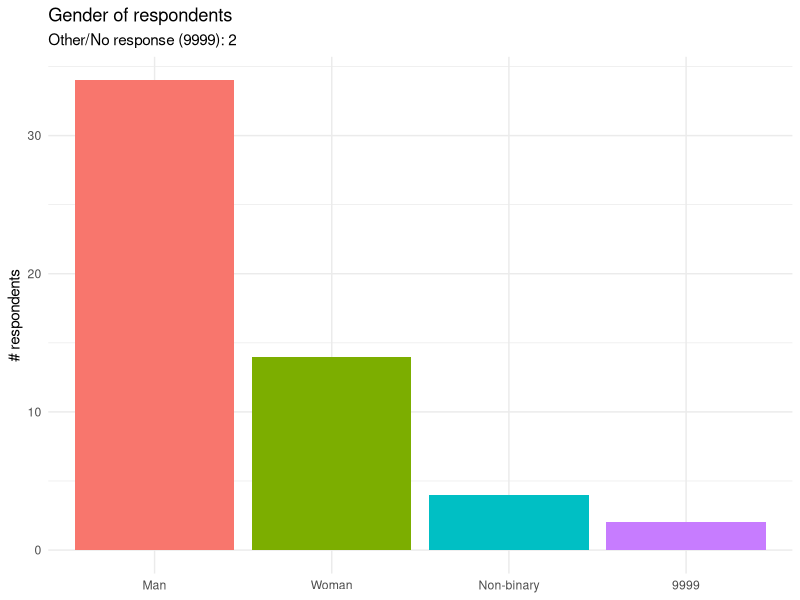
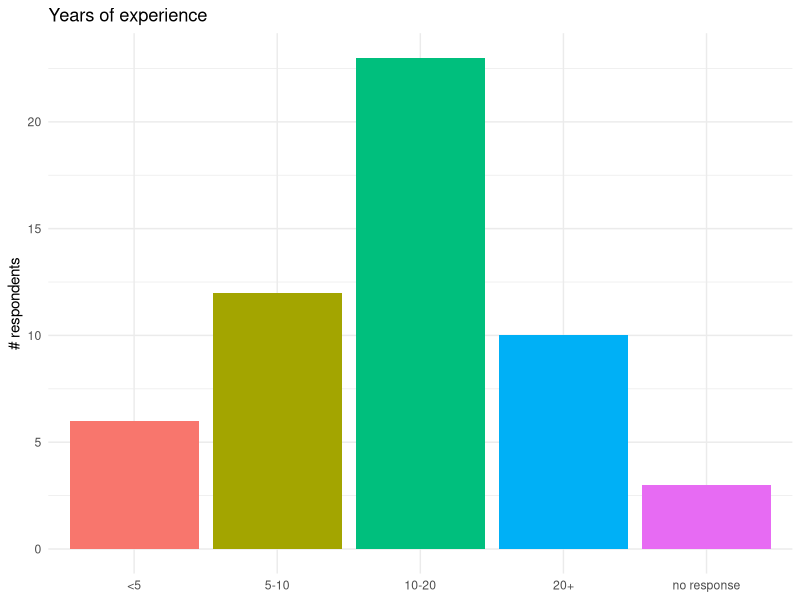
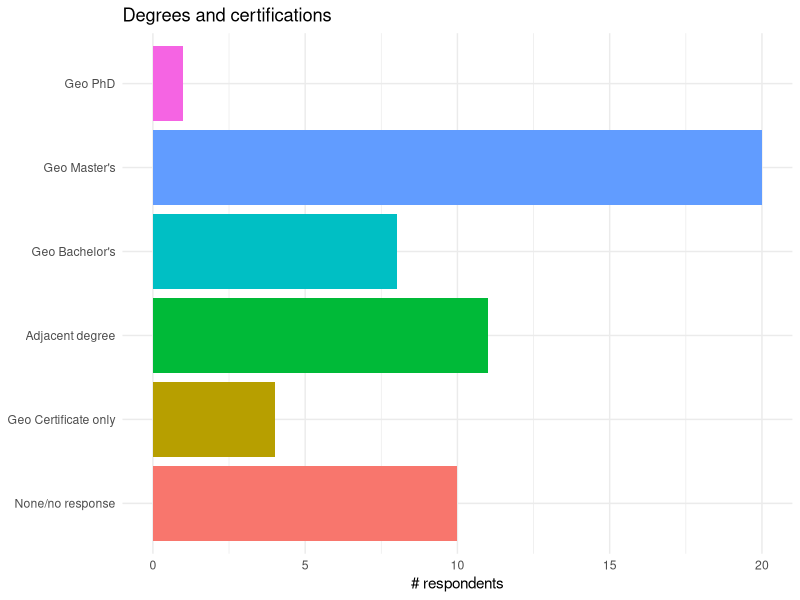
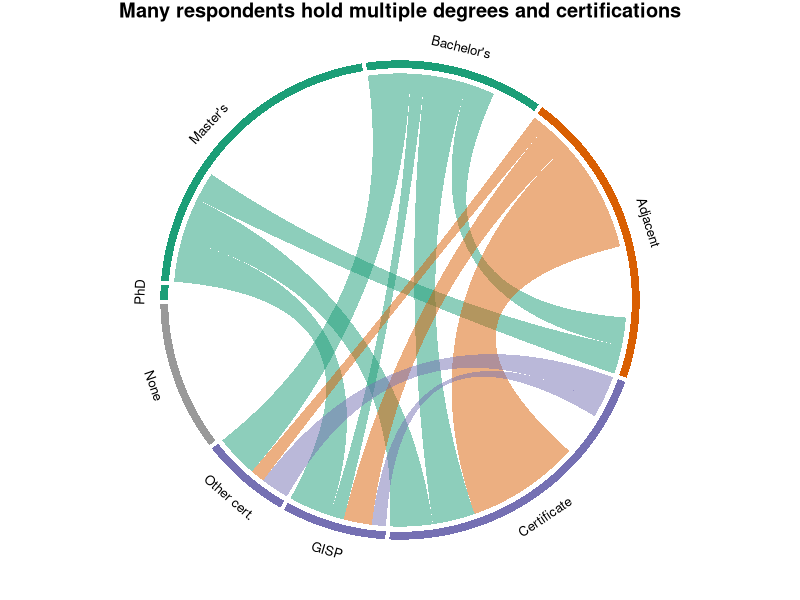
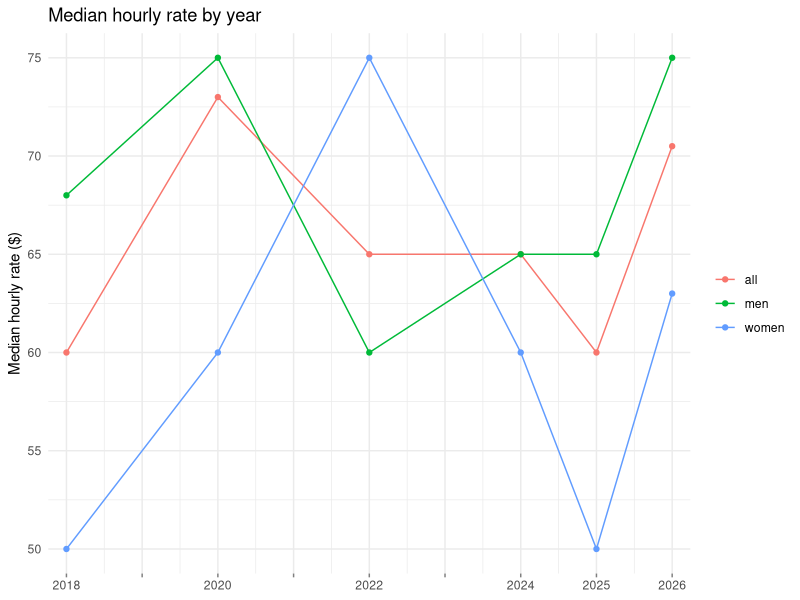
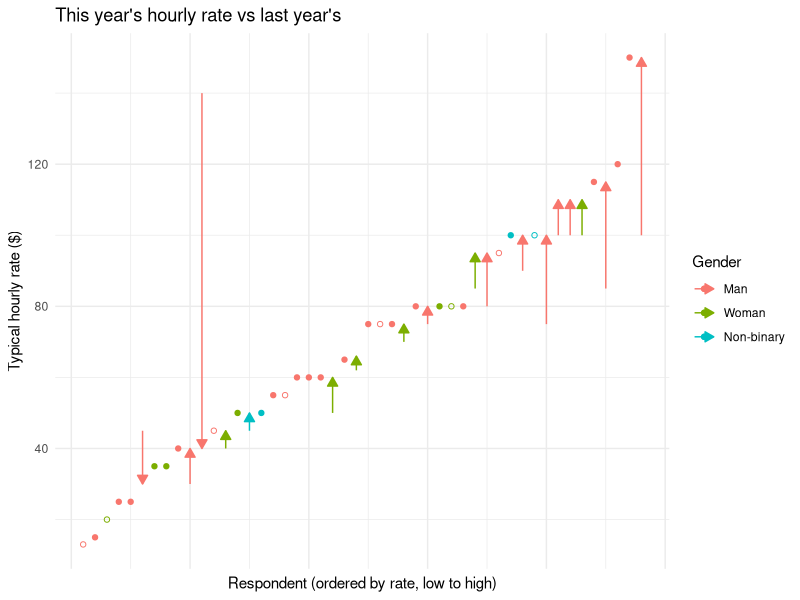
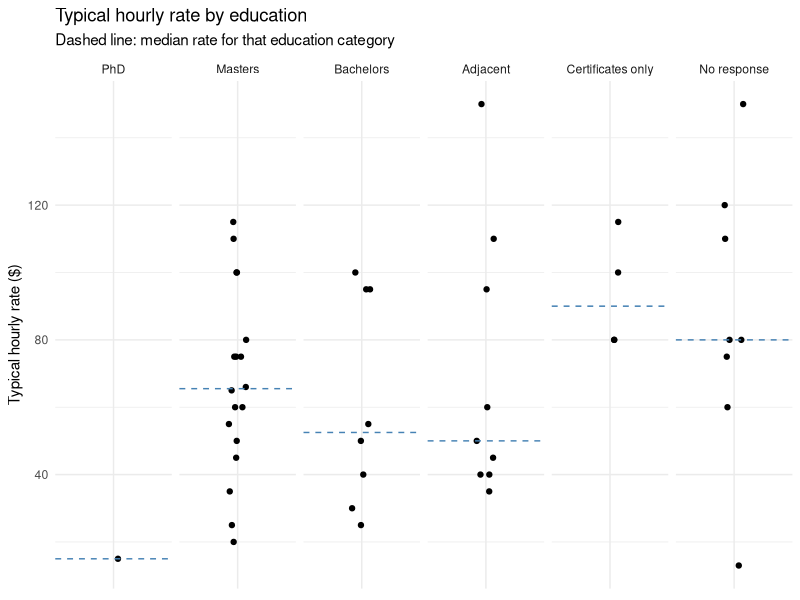
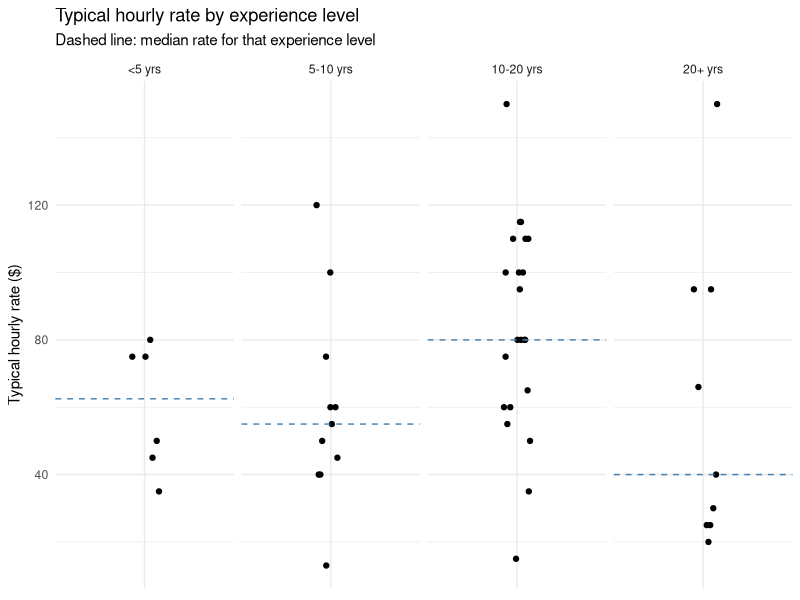

The R script that drew these images, in order:
# -----------------------------------
# AFC 2026 Annual Survey Analysis
# -----------------------------------

setwd("/Users/jocelyn/Documents/Pratt/Projects/afc-survey-2026")

# ------ libraries

library(dplyr) # for data management
library(tidyverse) # for data tidying
library(ggplot2) # for data visualization
library(grid) # for arrow() / unit() in geom_segment arrows
library(svglite) # for saving svgs
library(circlize) # for chord diagrams

# load data (survey responses were cleaned up for analysis and re-exported as a csv)
# fields with no responses were populated with "9999"
data <- read.csv("data/2026_responses.csv")
View(data)

# ------ total number of responses: 54
# made it a variable to calculate percentages
n_responses <- nrow(data)
n_responses

# number of respondents for each year of the survey so far
respondents_by_year <- tibble(
  year = 2018:2026,
  n_respondents = c(85, NA, 56, NA, 74, NA, 94, 120, 54)
)


# -----------------------------------
# --- DEMOGRAPHICS
# -----------------------------------

# --- GENDER ------------------------

table(data$gender)
# 9999        Man Non-binary      Woman
#    2         34          4         14

# chart of gender breakdown
ggplot(data, aes(x = fct_infreq(gender), fill = fct_infreq(gender))) +
  geom_bar() +
  labs(
    title = "Gender of respondents",
    subtitle = "Other/No response (9999): 2",
    x = NULL,
    y = "# respondents"
  ) +
  theme_minimal() +
  theme(legend.position = "none")


# --- EXPERIENCE ---------------------

xp <- table(data$experience.level)
# 1    2    3    4 9999
# 6   12   23   10    3
#
# no response: 3
# 1. somewhat experienced (a few years): 6
# 2. experienced (5-10 years): 12
# 3. very experienced (10-20 years): 23
# 4. expert (20+ years): 10

# experience levels chart

# x-axis labels
xp_labels <- c("<5", "5-10", "10-20", "20+", "no response")

# chart
ggplot(
  data,
  aes(x = factor(experience.level), fill = factor(experience.level))
) +
  geom_bar() +
  scale_x_discrete(labels = xp_labels) +
  labs(title = "Years of experience", x = NULL, y = "# respondents") +
  theme_minimal() +
  theme(legend.position = "none")


# --- DEGREES AND CERTIFICATIONS ------------------

table(data$degrees.and.certifications)
# no response: 10 (18.5%)
# - 9 ("If none, leave blank") + 1  "some college"

# -- GIS/geography/cartography degrees
# -- lots of people checked off more than one but i only need to know the highest one
table(data$highest.geo.degree)
# Bachelors   Masters       PhD
#         8        20         1

29 / n_responses * 100
# 53.7%

# respondents who hold any degree: 39
# includes non-geo degrees
degree_any <- data |>
  filter(
    str_detect(degrees.and.certifications, "Bachelor") |
      str_detect(degrees.and.certifications, "Master's") |
      str_detect(degrees.and.certifications, "PhD") |
      str_detect(degrees.and.certifications, "Adjacent")
  ) |>
  nrow()

# percentage
degree_any / n_responses * 100
# 72.2%

# -- extracting highest level attained for charting

degree_by_level <- data |>
  count(highest.geo.degree) |>
  mutate(pct = n / n_responses * 100)

degree_by_level

degree_geo_phd <- degree_by_level |>
  filter(highest.geo.degree == "PhD") |>
  pull(n)

degree_geo_masters <- degree_by_level |>
  filter(highest.geo.degree == "Masters") |>
  pull(n)

degree_geo_bachelors <- degree_by_level |>
  filter(highest.geo.degree == "Bachelors") |>
  pull(n)


# -- taking a look at all the degree combos
data |>
  filter(
    str_detect(degrees.and.certifications, "Bachelor") |
      str_detect(degrees.and.certifications, "Master's") |
      str_detect(degrees.and.certifications, "PhD") |
      str_detect(degrees.and.certifications, "Adjacent")
  ) |>
  count(degrees.and.certifications)

# -- anyone with a map-adjacent degree
# e.g. geology, environmental science, visual arts, graphic design

data |>
  filter(str_detect(degrees.and.certifications, "Adjacent")) |>
  count(degrees.and.certifications)
#                               degrees.and.certifications n
#                                          Adjacent Degree 4
# Bachelor;Certificate;Other certification;Adjacent Degree 1
#  Bachelor;GISP certification;Certificate;Adjacent Degree 1
#            Bachelor;Master's;Certificate;Adjacent Degree 1
#                              Certificate;Adjacent Degree 5
#                       GISP certification;Adjacent Degree 1
#                                 Master's;Adjacent Degree 1

# calculate no. of adjacent degree holders (any combo)
degree_adjacent_combo <- data |>
  filter(str_detect(degrees.and.certifications, "Adjacent")) |>
  nrow()

degree_adjacent_combo / n_responses * 100
# total adjacent degree holders (any combo): 14 (25.9%)

# ------ adjacent degree only, no geo-related degree(s): 11 (20.4%)
# manually counted
degree_adjacent_no_geo <- 11
degree_adjacent_no_geo / n_responses * 100

# adjacent degree plus geo-related degree or certification: 10

# certificate(s) only, no degrees (total): 4
certificate_only <- data |>
  filter(
    (str_detect(degrees.and.certifications, "Certificate") |
      str_detect(degrees.and.certifications, "GISP") |
      str_detect(degrees.and.certifications, "Other certification") |
      str_detect(degrees.and.certifications, "Chartered")) &
      !str_detect(degrees.and.certifications, "Bachelor") &
      !str_detect(degrees.and.certifications, "Master's") &
      !str_detect(degrees.and.certifications, "PhD") &
      !str_detect(degrees.and.certifications, "Adjacent")
  ) |>
  nrow()

certificate_only / n_responses * 100
# 7.4%

# degree(s) only, no certificates: 22
degree_only <- data |>
  filter(
    (str_detect(degrees.and.certifications, "Bachelor") |
      str_detect(degrees.and.certifications, "Master's") |
      str_detect(degrees.and.certifications, "PhD") |
      str_detect(degrees.and.certifications, "Adjacent")) &
      !str_detect(degrees.and.certifications, "Certificate") &
      !str_detect(degrees.and.certifications, "GISP") &
      !str_detect(degrees.and.certifications, "Other certification") &
      !str_detect(degrees.and.certifications, "Chartered")
  ) |>
  nrow()

degree_only / n_responses * 100
# 40.7%

# any degree PLUS any certifications: 17
degree_plus_certificate <- data |>
  filter(
    (str_detect(degrees.and.certifications, "Bachelor") |
      str_detect(degrees.and.certifications, "Master's") |
      str_detect(degrees.and.certifications, "PhD") |
      str_detect(degrees.and.certifications, "Adjacent")) &
      (str_detect(degrees.and.certifications, "Certificate") |
        str_detect(degrees.and.certifications, "GISP") |
        str_detect(degrees.and.certifications, "Other certification") |
        str_detect(degrees.and.certifications, "Chartered"))
  ) |>
  nrow()

degree_plus_certificate / n_responses * 100
# 31.5%

# chart

# summary of respondents by highest credential obtained, mutually exclusive
#
# 1. if someone has both a geo and adjacent degree, they're in the geo bucket
# 2. if someone has both an adjacent degree and certificate(s) but no geo degree,
#    they're in the adjacent bucket
#
# one person said "computer science", i added that as a geo-adjacent degree
# one person said "some college", they were added to "none"

degree_cert_summary <- tibble(
  category = c(
    "Geo PhD",
    "Geo Master's",
    "Geo Bachelor's",
    "Adjacent degree",
    "Geo Certificate only",
    "None/no response"
  ),
  n = c(
    degree_geo_phd,
    degree_geo_masters,
    degree_geo_bachelors,
    degree_adjacent_no_geo,
    certificate_only,
    10
  )
) |>
  mutate(category = factor(category, levels = category))

# sanity check: should equal n_responses (54)
sum(degree_cert_summary$n)

ggplot(
  degree_cert_summary,
  aes(x = n, y = fct_rev(category), fill = fct_rev(category))
) +
  geom_col() +
  labs(
    title = "Degrees and certifications",
    x = "# respondents",
    y = NULL
  ) +
  theme_minimal() +
  theme(legend.position = "none")

# -- chord diagram: overlap between degrees and certifications
# -- thanks, claude!
# off-diagonal cells count pairwise overlap between different credentials;
# diagonal cells count respondents holding that credential exclusively,
# but are hidden from rendering (link.visible) so exclusive holders show
# up as empty sector space rather than a self-loop

cred <- data |>
  mutate(
    PhD = highest.geo.degree %in% "PhD",
    `Master's` = highest.geo.degree %in% "Masters",
    `Bachelor's` = highest.geo.degree %in% "Bachelors",
    Adjacent = !is.na(adjacent.degree),
    Certificate = !is.na(certificate),
    GISP = !is.na(gisp),
    `Other cert.` = !is.na(other.certification)
  ) |>
  select(
    PhD,
    `Master's`,
    `Bachelor's`,
    Adjacent,
    Certificate,
    GISP,
    `Other cert.`
  )

cats <- names(cred)
n_cat <- length(cats)
mat <- matrix(0, n_cat, n_cat, dimnames = list(cats, cats))
n_creds <- rowSums(cred)

for (i in seq_len(n_cat)) {
  for (j in seq_len(n_cat)) {
    if (i == j) {
      mat[i, j] <- sum(cred[[i]] & n_creds == 1)
    } else {
      mat[i, j] <- sum(cred[[i]] & cred[[j]])
    }
  }
}

# zero out the redundant lower triangle so chordDiagram() plots the
# matrix as directed without doubling every edge weight, while still
# preserving the diagonal values (needed to reserve sector space for
# exclusive holders; symmetric = TRUE drops self-loop-only sectors,
# e.g. PhD)
mat_upper <- mat
mat_upper[lower.tri(mat_upper)] <- 0

# add an 8th "None" sector for the 10 respondents with no degrees or
# certificates at all; give it a diagonal value only (no overlaps by
# definition) so it reserves sector space but stays empty
mat8 <- matrix(
  0,
  n_cat + 1,
  n_cat + 1,
  dimnames = list(c(cats, "None"), c(cats, "None"))
)
mat8[cats, cats] <- mat_upper
mat8["None", "None"] <- 10

# hide the diagonal links from rendering, leaving empty arc space for
# exclusive holders (and the None sector) instead of drawing a self-loop
vis8 <- mat8 != 0
diag(vis8) <- FALSE

sector_order <- c(
  "PhD",
  "Master's",
  "Bachelor's",
  "Adjacent",
  "Certificate",
  "GISP",
  "Other cert.",
  "None"
)

circos.clear()
circos.par(start.degree = 180)
chordDiagram(
  mat8,
  self.link = 1,
  link.visible = vis8,
  order = sector_order,
  annotationTrack = c("name", "grid"),
  grid.col = c(
    "PhD" = "#1b9e77",
    "Master's" = "#1b9e77",
    "Bachelor's" = "#1b9e77",
    "Adjacent" = "#d95f02",
    "Certificate" = "#7570b3",
    "GISP" = "#7570b3",
    "Other cert." = "#7570b3",
    "None" = "grey60"
  )
)

# note to self: maybe omit the ticks, too messy
# custom axis: one tick per two respondents, rather than the default
# spacing, to keep tick labels legible
# circos.track(
#   track.index = 2,
#   panel.fun = function(x, y) {
#     xlim <- get.cell.meta.data("xlim")
#     sector <- get.cell.meta.data("sector.index")
#     circos.axis(
#       h = "top",
#       major.at = seq(0, xlim[2], by = 2),
#       minor.ticks = 0,
#       labels.cex = 0.4,
#       sector.index = sector
#     )
#   },
#   bg.border = NA
# )

title("Many respondents hold multiple degrees and certifications")
circos.clear()

# -----------------------------------
# --- RATES
# -----------------------------------

# typical hourly rate per year
# rate by gender

# calculate typical hourly rate median for 2026

# exclude "9999" (no response) as missing before taking medians
rate_2026 <- data |>
  mutate(rate = na_if(typical.hourly.rate, 9999))

# sanity check: 6 respondents left this field blank
sum(is.na(rate_2026$rate))

median_all_2026 <- median(rate_2026$rate, na.rm = TRUE)
median_men_2026 <- median(
  rate_2026$rate[rate_2026$gender == "Man"],
  na.rm = TRUE
)
median_women_2026 <- median(
  rate_2026$rate[rate_2026$gender == "Woman"],
  na.rm = TRUE
)

median_hourly_rate <- tribble(
  ~year , ~group  , ~median_hourly_rate ,
   2018 , "all"   ,                  60 ,
   2018 , "men"   ,                  68 ,
   2018 , "women" ,                  50 ,
   2020 , "all"   ,                  73 ,
   2020 , "men"   ,                  75 ,
   2020 , "women" ,                  60 ,
   2022 , "all"   ,                  65 ,
   2022 , "men"   ,                  60 ,
   2022 , "women" ,                  75 ,
   2024 , "all"   ,                  65 ,
   2024 , "men"   ,                  65 ,
   2024 , "women" ,                  60 ,
   2025 , "all"   ,                  60 ,
   2025 , "men"   ,                  65 ,
   2025 , "women" ,                  50
) |>
  add_row(year = 2026, group = "all", median_hourly_rate = median_all_2026) |>
  add_row(year = 2026, group = "men", median_hourly_rate = median_men_2026) |>
  add_row(
    year = 2026,
    group = "women",
    median_hourly_rate = median_women_2026
  )

# chart: median hourly rate by year per gender
survey_years <- respondents_by_year$year

ggplot(
  median_hourly_rate,
  aes(x = year, y = median_hourly_rate, color = group)
) +
  geom_line() +
  geom_point() +
  scale_x_continuous(
    breaks = survey_years,
    labels = \(x) ifelse(x %in% median_hourly_rate$year, x, ""),
    limits = range(survey_years),
    expand = expansion(mult = 0.03)
  ) +
  labs(
    title = "Median hourly rate by year",
    x = NULL,
    y = "Median hourly rate ($)",
    color = NULL
  ) +
  theme_minimal() +
  theme(axis.ticks.x = element_line(color = "grey50"))

# typical hourly rate compared to previous year

# scatter plot: typical hourly rate per respondent (thanks, claude!)
# x-axis order (by this year's rate) stays fixed regardless of change type
# - arrows show direction of change vs. previous year
# - no change: keep the (filled) circle
# - previous.typical.hourly.rate == 9999 (no response): outlined circle
gender_colors <- setNames(
  scales::hue_pal()(n_distinct(data$gender)),
  levels(fct_infreq(data$gender))
)

# NOTE: when several layers each supply their own filtered subset of the
# same factor column, ggplot2's discrete position scale compacts levels
# per layer rather than as one shared union, which silently breaks a
# consistent left-to-right order across layers. Using a plain numeric
# rank (shared identically by all layers) avoids that.
rate_arrows <- rate_2026 |>
  filter(!is.na(rate)) |>
  mutate(
    prev_rate = na_if(previous.typical.hourly.rate, 9999),
    change_type = case_when(
      previous.typical.hourly.rate == 9999 ~ "no_prev",
      rate == prev_rate ~ "same",
      TRUE ~ "changed"
    ),
    rank = rank(rate, ties.method = "first")
  )

# sanity check: 18 changed, 22 stayed the same, 8 have no previous-year rate
count(rate_arrows, change_type)

rate_change_plot <- ggplot() +
  geom_segment(
    data = filter(rate_arrows, change_type == "changed"),
    aes(
      x = rank,
      y = prev_rate,
      xend = rank,
      yend = rate,
      color = fct_infreq(gender)
    ),
    arrow = arrow(length = unit(0.1, "inches"), type = "closed")
  ) +
  geom_point(
    data = filter(rate_arrows, change_type == "same"),
    aes(x = rank, y = rate, color = fct_infreq(gender))
  ) +
  geom_point(
    data = filter(rate_arrows, change_type == "no_prev"),
    aes(x = rank, y = rate, color = fct_infreq(gender)),
    shape = 21,
    fill = NA
  ) +
  scale_color_manual(values = gender_colors) +
  labs(
    title = "This year's hourly rate vs last year's",
    x = "Respondent (ordered by rate, low to high)",
    y = "Typical hourly rate ($)",
    color = "Gender"
  ) +
  theme_minimal() +
  theme(axis.text.x = element_blank(), axis.ticks.x = element_blank())

# view scatter plot
rate_change_plot

# save as svg
ggsave(
  "hourly-rate-change.svg",
  plot = rate_change_plot,
  device = "svg",
  width = 10,
  height = 5
)

# rate by education
# mutually exclusive education categories, similar to the earlier
# degree/certification breakdown: highest geo degree takes priority,
# then adjacent degree, then certificate(s) only, then no response
# excludes the 6 respondents missing this year's rate
rate_by_education <- rate_2026 |>
  filter(!is.na(rate)) |>
  mutate(
    education = case_when(
      highest.geo.degree == "PhD" ~ "PhD",
      highest.geo.degree == "Masters" ~ "Masters",
      highest.geo.degree == "Bachelors" ~ "Bachelors",
      !is.na(adjacent.degree) ~ "Adjacent",
      !is.na(certificate) | !is.na(gisp) | !is.na(other.certification) ~
        "Certificates only",
      TRUE ~ "No response"
    ),
    education = factor(
      education,
      levels = c(
        "PhD",
        "Masters",
        "Bachelors",
        "Adjacent",
        "Certificates only",
        "No response"
      )
    )
  )

# sanity check: counts should sum to 48 (54 minus 6 missing rate)
count(rate_by_education, education)

rate_by_education_plot <- ggplot(
  rate_by_education,
  aes(x = education, y = rate)
) +
  geom_jitter(width = 0.1, height = 0) +
  geom_hline(
    data = rate_by_education |>
      summarise(median_rate = median(rate), .by = education),
    aes(yintercept = median_rate),
    color = "steelblue",
    linetype = "dashed"
  ) +
  facet_wrap(~education, scales = "free_x", nrow = 1) +
  labs(
    title = "Typical hourly rate by education",
    subtitle = "Dashed line: median rate for that education category",
    x = NULL,
    y = "Typical hourly rate ($)"
  ) +
  theme_minimal() +
  theme(axis.text.x = element_blank(), axis.ticks.x = element_blank())

rate_by_education_plot

# rate by experience
# excludes the 6 respondents missing this year's rate
rate_by_experience <- rate_2026 |>
  filter(!is.na(rate)) |>
  mutate(
    experience = case_when(
      experience.level == 1 ~ "<5 yrs",
      experience.level == 2 ~ "5-10 yrs",
      experience.level == 3 ~ "10-20 yrs",
      experience.level == 4 ~ "20+ yrs",
      TRUE ~ "No response"
    ),
    experience = factor(
      experience,
      levels = c("<5 yrs", "5-10 yrs", "10-20 yrs", "20+ yrs", "No response")
    )
  )

# sanity check: counts should sum to 48 (54 minus 6 missing rate)
count(rate_by_experience, experience)

rate_by_experience_plot <- ggplot(
  rate_by_experience,
  aes(x = experience, y = rate)
) +
  geom_jitter(width = 0.1, height = 0) +
  geom_hline(
    data = rate_by_experience |>
      summarise(median_rate = median(rate), .by = experience),
    aes(yintercept = median_rate),
    color = "steelblue",
    linetype = "dashed"
  ) +
  facet_wrap(~experience, scales = "free_x", nrow = 1) +
  labs(
    title = "Typical hourly rate by experience level",
    subtitle = "Dashed line: median rate for that experience level",
    x = NULL,
    y = "Typical hourly rate ($)"
  ) +
  theme_minimal() +
  theme(axis.text.x = element_blank(), axis.ticks.x = element_blank())

rate_by_experience_plot


# perception of fair pay
table(data$perception.of.fair.pay)

# 4 Never: 1
# 3 Rarely: 9
# 2 Some of the time: 20
# 1 Most or all of the time: 22
# 9999 (no response): 2

fair_pay <- data |>
  mutate(
    fair_pay = case_when(
      perception.of.fair.pay == 1 ~ "Most or all of the time",
      perception.of.fair.pay == 2 ~ "Some of the time",
      perception.of.fair.pay == 3 ~ "Rarely",
      perception.of.fair.pay == 4 ~ "Never",
      TRUE ~ "No response"
    ),
    fair_pay = factor(
      fair_pay,
      levels = c(
        "Most or all of the time",
        "Some of the time",
        "Rarely",
        "Never",
        "No response"
      )
    )
  )

ggplot(fair_pay, aes(x = fair_pay)) +
  geom_bar() +
  labs(
    title = "Perception of fair pay",
    x = NULL,
    y = "# respondents"
  ) +
  theme_minimal()

# typical hourly rate vs. perception of fair pay
# excludes respondents missing this year's rate (6) or a fair pay
# response (2, folded into "No response" upstream but dropped here
# since none of them also reported a rate)
fair_pay_rate <- fair_pay |>
  mutate(rate = na_if(typical.hourly.rate, 9999)) |>
  filter(!is.na(rate))

# sanity check: 21/19/7/1 across most-of-the-time/some/rarely/never
count(fair_pay_rate, fair_pay)

ggplot(fair_pay_rate, aes(x = fair_pay, y = rate)) +
  geom_jitter(width = 0.1, height = 0) +
  geom_hline(
    data = fair_pay_rate |>
      summarise(median_rate = median(rate), .by = fair_pay),
    aes(yintercept = median_rate),
    color = "steelblue",
    linetype = "dashed"
  ) +
  facet_wrap(~fair_pay, scales = "free_x", nrow = 1) +
  labs(
    title = "Typical hourly rate by perception of fair pay",
    subtitle = "Dashed line: median rate for that response",
    x = NULL,
    y = "Typical hourly rate ($)"
  ) +
  theme_minimal() +
  theme(axis.text.x = element_blank(), axis.ticks.x = element_blank())

# perception of fair pay by gender
# uses % within each gender rather than raw counts, since gender group
# sizes are very unequal (Man 34, Woman 14); excludes the 2 respondents
# with no gender response and the 4 non-binary respondents (too few to
# compare reliably)
fair_pay_by_gender <- fair_pay |>
  filter(!gender %in% c("9999", "Non-binary")) |>
  count(gender, fair_pay) |>
  group_by(gender) |>
  mutate(pct = n / sum(n) * 100) |>
  ungroup()

fair_pay_by_gender

ggplot(
  fair_pay_by_gender,
  aes(x = fair_pay, y = pct, fill = fct_infreq(gender, w = n))
) +
  geom_col(position = "dodge") +
  scale_fill_manual(values = gender_colors) +
  labs(
    title = "Perception of fair pay by gender",
    subtitle = "% within each gender (Man, Woman only)",
    x = NULL,
    y = "% of respondents",
    fill = "Gender"
  ) +
  theme_minimal()

# previous survey influence on business practices or rates
table(data$influence.of.previous.surveys)
# yes: 23
# no: 13
# had not seen previous: 17
# no response: 1

influence <- data |>
  mutate(
    influence = case_when(
      influence.of.previous.surveys == "Yes" ~ "Yes",
      influence.of.previous.surveys == "No" ~ "No",
      influence.of.previous.surveys ==
        "I haven't seen any previous survey results" ~
        "Haven't seen previous results",
      TRUE ~ "No response"
    ),
    influence = factor(
      influence,
      levels = c("Yes", "No", "Haven't seen previous results", "No response")
    )
  )

ggplot(influence, aes(x = influence)) +
  geom_bar() +
  labs(
    title = "Influence of previous survey results",
    x = NULL,
    y = "# respondents"
  ) +
  theme_minimal()

# dependence on freelance
table(data$dependence.on.freelance, useNA = "always")

# 1 I depended on it completely; freelance mapping was necessary for my survival
# -- respondents: 17
# 2 I depended on it substantially; it would have been possible, but challenging, to survive without my freelance income
# -- respondents: 4
# 3 I depended on it somewhat; it would not have been difficult to survive without freelance income, but it helped make it easier
# -- respondents: 11
# 4 I did not depend on it at all; mapping provided surplus income
# -- respondents: 20
# 9999 no response: 2

# excludes the 2 respondents with no response
dependence <- data |>
  filter(dependence.on.freelance != 9999) |>
  mutate(
    dependence = case_when(
      dependence.on.freelance == 1 ~ "Completely",
      dependence.on.freelance == 2 ~ "Substantially",
      dependence.on.freelance == 3 ~ "Somewhat",
      dependence.on.freelance == 4 ~ "Not at all"
    ),
    dependence = factor(
      dependence,
      levels = c("Not at all", "Somewhat", "Substantially", "Completely")
    )
  )

ggplot(dependence, aes(x = dependence)) +
  geom_bar() +
  labs(
    title = "Dependence on freelance income",
    x = NULL,
    y = "# respondents"
  ) +
  theme_minimal()

# - typical hourly rate vs level of dependence
# excludes the 2 respondents with no dependence response (via
# `dependence`, already filtered) and the 6 missing this year's rate
dependence_rate <- dependence |>
  mutate(rate = na_if(typical.hourly.rate, 9999)) |>
  filter(!is.na(rate))

# sanity check: 17/10/4/17 across not at all/somewhat/substantially/completely
count(dependence_rate, dependence)

ggplot(dependence_rate, aes(x = dependence, y = rate)) +
  geom_jitter(width = 0.1, height = 0) +
  geom_hline(
    data = dependence_rate |>
      summarise(median_rate = median(rate), .by = dependence),
    aes(yintercept = median_rate),
    color = "steelblue",
    linetype = "dashed"
  ) +
  facet_wrap(~dependence, scales = "free_x", nrow = 1) +
  labs(
    title = "Typical hourly rate by dependence on freelance income",
    subtitle = "Dashed line: median rate for that response",
    x = NULL,
    y = "Typical hourly rate ($)"
  ) +
  theme_minimal() +
  theme(axis.text.x = element_blank(), axis.ticks.x = element_blank())

# billing method: flat rate vs hourly

# - flat rate vs hourly by level of dependence
# hourly.or.flat.rate: "Do you charge an hourly rate or a flat rate for
# your freelance cartography work?"
# 1 = always/almost always hourly,
# 5 = always/almost always flat rate)
billing_by_dependence <- dependence |>
  filter(hourly.or.flat.rate != 9999) |>
  mutate(
    billing = case_when(
      hourly.or.flat.rate == 1 ~ "Always/almost always hourly",
      hourly.or.flat.rate == 2 ~ "Usually hourly",
      hourly.or.flat.rate == 3 ~ "About equally likely",
      hourly.or.flat.rate == 4 ~ "Usually flat rate",
      hourly.or.flat.rate == 5 ~ "Always/almost always flat rate"
    ),
    billing = factor(
      billing,
      levels = c(
        "Always/almost always hourly",
        "Usually hourly",
        "About equally likely",
        "Usually flat rate",
        "Always/almost always flat rate"
      )
    )
  ) |>
  count(dependence, billing) |>
  group_by(dependence) |>
  mutate(pct = n / sum(n) * 100) |>
  ungroup()

billing_by_dependence

# this chart doesn't show any clear patterns, it's kind of all over the place,
# probably because of the small number of respondents.
# not sure if we should use it?
ggplot(billing_by_dependence, aes(x = dependence, y = billing, fill = pct)) +
  geom_tile() +
  geom_text(aes(label = round(pct)), color = "white", size = 3.5) +
  scale_fill_gradient(low = "grey90", high = "steelblue") +
  labs(
    title = "Billing method by dependence on freelance income",
    subtitle = "% within each dependence level",
    x = NULL,
    y = NULL,
    fill = "%"
  ) +
  theme_minimal()

# -----------------------------------
# --- PROJECT TYPES
# -----------------------------------

# number of projects per person (median)
# number of projects by dependence on freelance

# static or interactive
# number of projects by type
# - other industries
# - project types by gender
# - project types by depenence on freelance
# typical hourly rate (median/mean/range) per project type
